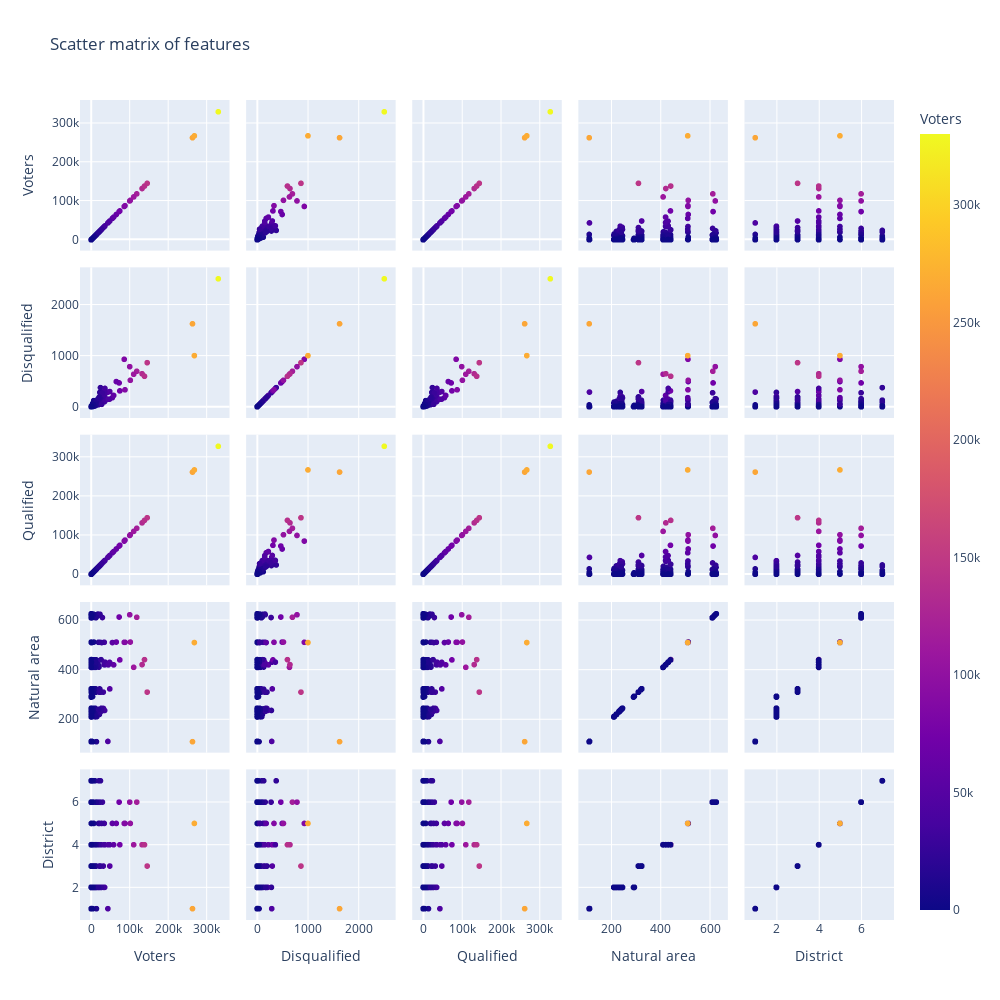

Write notebook code for a chart like this one.
### Code cell
fig = px.scatter_matrix(c21_matrix, color="Voters", title="Scatter matrix of features",width=1000,
    height=1000, dimensions=['Voters', 'Disqualified', 'Qualified','Natural area', 'District'])
fig.show()

### Figure 1 — Plotly figure (JSON) as saved in the notebook; plotly's stock layout.template omitted (floating-point values rounded to 4 significant figures; data arrays with more than 128 entries replaced by an {"elided": "..."} marker saying what was removed)
{"data": [{"dimensions": [{"axis": {"matches": true}, "label": "Voters", "values": {"elided": "1214 int values"}}, {"axis": {"matches": true}, "label": "Disqualified", "values": {"elided": "1214 int values"}}, {"axis": {"matches": true}, "label": "Qualified", "values": {"elided": "1214 int values"}}, {"axis": {"matches": true}, "label": "Natural area", "values": {"elided": "1214 int values"}}, {"axis": {"matches": true}, "label": "District", "values": {"elided": "1214 int values"}}], "hovertemplate": "%{xaxis.title.text}=%{x}<br>%{yaxis.title.text}=%{y}<br>Voters=%{marker.color}<extra></extra>", "legendgroup": "", "marker": {"color": {"elided": "1214 int values"}, "coloraxis": "coloraxis", "symbol": "circle"}, "name": "", "showlegend": false, "type": "splom"}], "layout": {"coloraxis": {"colorbar": {"title": {"text": "Voters"}}, "colorscale": [[0, "#0d0887"], [0.1111, "#46039f"], [0.2222, "#7201a8"], [0.3333, "#9c179e"], [0.4444, "#bd3786"], [0.5556, "#d8576b"], [0.6667, "#ed7953"], [0.7778, "#fb9f3a"], [0.8889, "#fdca26"], [1, "#f0f921"]]}, "dragmode": "select", "height": 1000, "legend": {"tracegroupgap": 0}, "title": {"text": "Scatter matrix of features"}, "width": 1000}}
